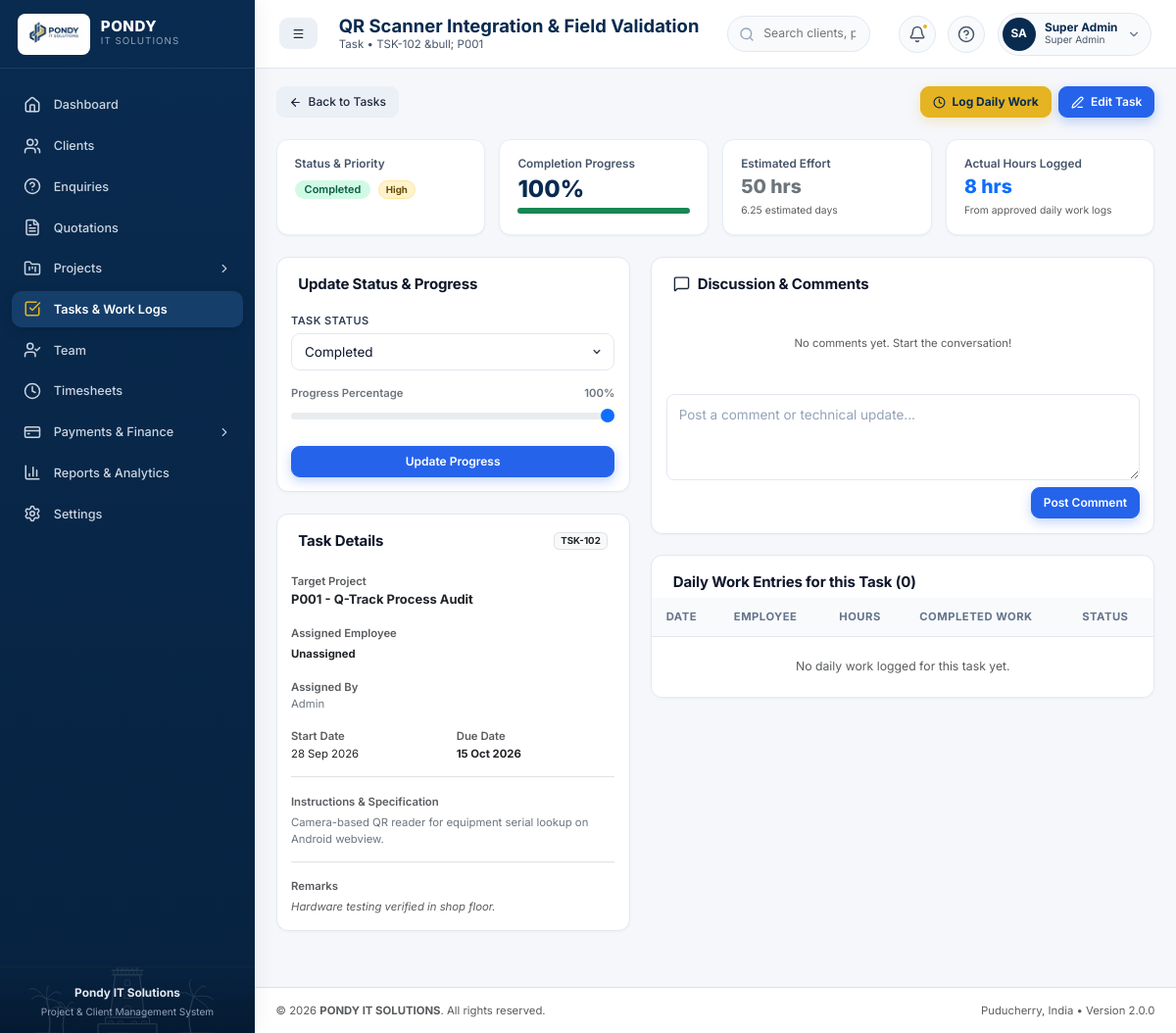
/modules/tasks/view.php?id=2 (signed in), run on the app's committed database.
### tables this page shows
CREATE TABLE tasks (
    id INT AUTO_INCREMENT PRIMARY KEY,
    task_code VARCHAR(30) NOT NULL UNIQUE,
    project_id INT NOT NULL,
    task_title VARCHAR(200) NOT NULL,
    description TEXT,
    assigned_to INT NULL,
    assigned_by INT NULL,
    priority ENUM('Low', 'Medium', 'High', 'Urgent') DEFAULT 'Medium',
    start_date DATE,
    due_date DATE,
    estimated_hours DECIMAL(6,2) DEFAULT 0.00,
    estimated_days DECIMAL(6,2) DEFAULT 0.00,
    actual_hours DECIMAL(6,2) DEFAULT 0.00,
    status ENUM('To Do', 'Assigned', 'In Progress', 'Under Review', 'Rework', 'Completed', 'Cancelled') DEFAULT 'In Progress',
    completion_percentage INT DEFAULT 0,
    remarks TEXT,
    created_at TIMESTAMP DEFAULT CURRENT_TIMESTAMP,
    updated_at TIMESTAMP DEFAULT CURRENT_TIMESTAMP ON UPDATE CURRENT_TIMESTAMP,
    FOREIGN KEY (project_id) REFERENCES projects(id) ON DELETE CASCADE ON UPDATE CASCADE,
    FOREIGN KEY (assigned_to) REFERENCES users(id) ON DELETE SET NULL ON UPDATE CASCADE,
    FOREIGN KEY (assigned_by) REFERENCES users(id) ON DELETE SET NULL ON UPDATE CASCADE
);

CREATE TABLE projects (
    id INT AUTO_INCREMENT PRIMARY KEY,
    project_code VARCHAR(30) NOT NULL UNIQUE,
    project_name VARCHAR(200) NOT NULL,
    client_id INT NOT NULL,
    enquiry_id INT NULL UNIQUE,
    quotation_id INT NULL,
    category ENUM('Website Development', 'Web Application', 'E-commerce', 'Mobile Application', 'CRM / ERP', 'Desktop Application', 'API Development', 'Maintenance', 'Other') DEFAULT 'Web Application',
    description TEXT,
    start_date DATE NOT NULL,
    expected_end_date DATE NOT NULL,
    actual_completion_date DATE NULL,
    estimated_days INT DEFAULT 0,
    budget DECIMAL(12,2) DEFAULT 0.00,
    advance_amount DECIMAL(12,2) DEFAULT 0.00,
    payment_terms TEXT,
    project_manager_id INT NULL,
    priority ENUM('Low', 'Medium', 'High', 'Urgent') DEFAULT 'Medium',
    status ENUM('Planning', 'Not Started', 'In Progress', 'Testing', 'Client Review', 'On Hold', 'Completed', 'Cancelled') DEFAULT 'In Progress',
    progress INT DEFAULT 0,
    created_by INT NULL,
    created_at TIMESTAMP DEFAULT CURRENT_TIMESTAMP,
    updated_at TIMESTAMP DEFAULT CURRENT_TIMESTAMP ON UPDATE CURRENT_TIMESTAMP,
    FOREIGN KEY (client_id) REFERENCES clients(id) ON UPDATE CASCADE,
    FOREIGN KEY (enquiry_id) REFERENCES enquiries(id) ON DELETE SET NULL ON UPDATE CASCADE,
    FOREIGN KEY (quotation_id) REFERENCES quotations(id) ON DELETE SET NULL ON UPDATE CASCADE,
    FOREIGN KEY (project_manager_id) REFERENCES users(id) ON DELETE SET NULL ON UPDATE CASCADE,
    FOREIGN KEY (created_by) REFERENCES users(id) ON DELETE SET NULL ON UPDATE CASCADE
);

### modules/tasks/view.php (the view, shortened to what the rows shown need)
<?php
require_once __DIR__ . '/../../config/app.php';
require_once __DIR__ . '/../../includes/functions.php';
$id = (int)($_GET['id'] ?? 0);
$db = getDBConnection();
$sql = "SELECT t.*, p.project_name, p.project_code, p.id as p_id,
        u.full_name as assigned_name, u.email as assigned_email,
        ab.full_name as assigner_name
        FROM tasks t
        JOIN projects p ON t.project_id = p.id
        LEFT JOIN users u ON t.assigned_to = u.id
        LEFT JOIN users ab ON t.assigned_by = ab.id
        WHERE t.id = ? LIMIT 1";
$stmt = $db->prepare($sql);
$stmt->execute([$id]);
$task = $stmt->fetch();
try {
    $stmtH = $db->prepare("SELECT COALESCE(SUM(total_hours), 0) FROM work_logs WHERE task_id = ? AND status = 'Approved'");
    $stmtH->execute([$id]);
    $actualHoursLogged = (float)$stmtH->fetchColumn();
    if ($actualHoursLogged != (float)$task['actual_hours']) {
        $db->prepare("UPDATE tasks SET actual_hours = ? WHERE id = ?")->execute([$actualHoursLogged, $id]);
        $task['actual_hours'] = $actualHoursLogged;
    }
} catch (Exception $e) {}
$taskLogs = [];
try {
    $stmtL = $db->prepare("SELECT w.*, u.full_name
                           FROM work_logs w
                           JOIN users u ON w.user_id = u.id
                           WHERE w.task_id = ?
                           ORDER BY w.work_date DESC");
    $stmtL->execute([$id]);
    $taskLogs = $stmtL->fetchAll();
} catch (Exception $e) {}
include __DIR__ . '/../../includes/header.php';
?>
<main class="app-main">
    <div class="container-fluid px-0">
        <div class="row g-3 mb-4">
            <div class="col-md-3 col-sm-6">
                <div class="metric-card">
                    <div class="d-flex align-items-center gap-2 mt-2">
                        <?= renderStatusBadge($task['status']) ?>
                        <?= renderPriorityBadge($task['priority']) ?>
                    </div>
                </div>
            </div>
            <div class="col-md-3 col-sm-6">
                <div class="metric-card">
                    <div class="metric-label">Completion Progress</div>
                    <div class="metric-value"><?= (int)$task['completion_percentage'] ?>%</div>
                    <div class="progress mt-1" style="height: 6px; border-radius: 9999px;">
                        <div class="progress-bar <?= (int)$task['completion_percentage'] == 100 ? 'bg-success' : 'bg-primary' ?>" style="width: <?= (int)$task['completion_percentage'] ?>%;"></div>
                    </div>
                </div>
            </div>
            <div class="col-md-3 col-sm-6">
                <div class="metric-card">
                    <div class="metric-label">Estimated Effort</div>
                    <div class="metric-value text-secondary" style="font-size: 1.35rem;"><?= (float)$task['estimated_hours'] ?> hrs</div>
                    <div class="small text-muted" style="font-size: 0.72rem;"><?= (float)$task['estimated_days'] ?> estimated days</div>
                </div>
            </div>
        </div>
        <div class="row g-4">
            <div class="col-lg-5">
                <div class="content-card mb-4">
                    <div class="content-card-header">
                        <h2 class="content-card-title">Update Status & Progress</h2>
                    </div>
                    <div class="content-card-body p-3">
                        <form method="POST" action="view.php?id=<?= $id ?>">
                            <div class="mb-3">
                                <label class="form-label small fw-semibold text-secondary">Task Status</label>
                                <select name="status" class="form-select form-select-sm">
                                    <option value="Completed" <?= $task['status'] === 'Completed' ? 'selected' : '' ?>>Completed</option>
                                </select>
                            </div>
                            <div class="mb-3">
                                <div class="d-flex justify-content-between small fw-semibold text-secondary mb-1">
                                    <span>Progress Percentage</span>
                                    <span id="sliderValue"><?= (int)$task['completion_percentage'] ?>%</span>
                                </div>
                                <input type="range" class="form-range" min="0" max="100" step="5" name="completion_percentage" id="progressSlider" value="<?= (int)$task['completion_percentage'] ?>">
                            </div>
                        </form>
                    </div>
                </div>
                <div class="content-card mb-4">
                    <div class="content-card-header">
                        <h2 class="content-card-title">Task Details</h2>
                        <span class="badge bg-light text-dark border"><?= e($task['task_code']) ?></span>
                    </div>
                    <div class="content-card-body p-3">
                        <div class="mb-3">
                            <div>
                                <a href="<?= getBaseUrl() ?>modules/projects/view.php?id=<?= $task['p_id'] ?>" class="fw-bold text-dark text-decoration-none hover-primary">
                                    <?= e($task['project_code']) ?> - <?= e($task['project_name']) ?>
                                </a>
                            </div>
                        </div>
                        <div class="row g-2 mb-3">
                            <div class="col-6">
                                <span class="text-muted small fw-semibold">Start Date</span>
                                <div class="small text-dark"><?= formatDate($task['start_date']) ?></div>
                            </div>
                            <div class="col-6">
                                <span class="text-muted small fw-semibold">Due Date</span>
                                <div class="small fw-bold <?= (!empty($task['due_date']) && strtotime($task['due_date']) < time() && $task['status'] !== 'Completed') ? 'text-danger' : 'text-dark' ?>">
                                    <?= formatDate($task['due_date']) ?>
                                </div>
                            </div>
                        </div>
                        <div class="pt-3 border-top">
                            <span class="text-muted small fw-semibold">Instructions & Specification</span>
                            <div class="small text-secondary mt-1" style="white-space: pre-wrap;"><?= e($task['description'] ?: 'No detailed instructions provided.') ?></div>
                        </div>
                        <?php if (!empty($task['remarks'])): ?>
                            <div class="pt-3 border-top mt-3">
                                <span class="text-muted small fw-semibold">Remarks</span>
                                <div class="small text-muted fst-italic mt-1"><?= nl2br(e($task['remarks'])) ?></div>
                            </div>
                        <?php endif; ?>
                    </div>
                </div>
            </div>
            <div class="col-lg-7">
                <div class="content-card mb-4">
                    <div class="content-card-header">
                        <h2 class="content-card-title"><i data-lucide="message-square" style="width: 16px; height: 16px;"></i> Discussion & Comments</h2>
                    </div>
                </div>
                <div class="content-card">
                    <div class="content-card-header">
                        <h2 class="content-card-title">Daily Work Entries for this Task (<?= count($taskLogs) ?>)</h2>
                    </div>
                    <div class="table-responsive">
                        <table class="table table-custom mb-0">
                            <thead>
                                <tr>
                                    <th>Date</th>
                                    <th>Employee</th>
                                    <th>Hours</th>
                                    <th>Completed Work</th>
                                    <th>Status</th>
                                </tr>
                            </thead>
                        </table>
                    </div>
                </div>
            </div>
        </div>
    </div>
</main>
<?php include __DIR__ . '/../../includes/footer.php'; ?>

### includes/functions.php (shortened to what the rows shown need)
<?php
require_once __DIR__ . '/../config/app.php';
function e(?string $str): string {
    return htmlspecialchars($str ?? '', ENT_QUOTES, 'UTF-8');
}
function formatDate(?string $date, string $format = 'd M Y'): string {
    return date($format, strtotime($date));
}
function renderStatusBadge(string $status): string {
    $statusLower = strtolower(trim($status));
    $classes = [
        'in progress'    => 'badge-in-progress',
        'active'         => 'badge-in-progress',
        'planning'       => 'badge-planning',
        'not started'    => 'badge-not-started',
        'testing'        => 'badge-testing',
        'under review'   => 'badge-testing',
        'client review'  => 'badge-testing',
        'completed'      => 'badge-completed',
        'approved'       => 'badge-completed',
        'paid'           => 'badge-completed',
        'accepted'       => 'badge-completed',
        'on hold'        => 'badge-on-hold',
        'discussion'     => 'badge-planning',
        'follow-up'      => 'badge-warning',
        'contacted'      => 'badge-info',
        'new'            => 'badge-info',
        'quotation sent' => 'badge-purple',
        'sent'           => 'badge-info',
        'partially paid' => 'badge-warning',
        'overdue'        => 'badge-danger',
        'rejected'       => 'badge-danger',
        'cancelled'      => 'badge-danger',
        'rework'         => 'badge-warning',
        'to do'          => 'badge-secondary',
        'assigned'       => 'badge-info'
    ];
    $class = $classes[$statusLower] ?? 'badge-secondary';
    return '<span class="status-pill ' . $class . '">' . e($status) . '</span>';
}
function renderPriorityBadge(string $priority): string {
    $priorityLower = strtolower(trim($priority));
    $classes = [
        'low'    => 'bg-light text-secondary border',
        'medium' => 'bg-info-subtle text-info border border-info-subtle',
        'high'   => 'bg-warning-subtle text-warning-emphasis border border-warning-subtle',
        'urgent' => 'bg-danger-subtle text-danger border border-danger-subtle font-weight-bold'
    ];
    $class = $classes[$priorityLower] ?? 'bg-light text-dark';
    return '<span class="badge ' . $class . ' px-2 py-1 rounded-pill">' . e($priority) . '</span>';
}

### data on the page
tasks: status "Completed", priority "High", completion_percentage "100", estimated_hours "50", estimated_days "6.25", task_code "TSK-102", project.project_code "P001", project.project_name "Q-Track Process Audit", start_date "28 Sep 2026", due_date "15 Oct 2026", description "Camera-based QR reader for equipment serial lookup on Android webview.", remarks "Hardware testing verified in shop floor."

### other printed values
$pageTitle "QR Scanner Integration & Field Validation"
$pageSubtitle "Task • TSK-102 &bull; P001"
getInitials($currentUser['full_name'] ?? 'Admin') "SA"
$currentUser['full_name'] "Super Admin"
$currentUser['role_display'] "Super Admin"
$task['actual_hours'] "8"
$task['assigned_name'] ?: 'Unassigned' "Unassigned"
$task['assigner_name'] ?: 'Admin' "Admin"
count($taskLogs) "0"
APP_NAME "PONDY IT SOLUTIONS"
APP_VERSION "2.0.0"
